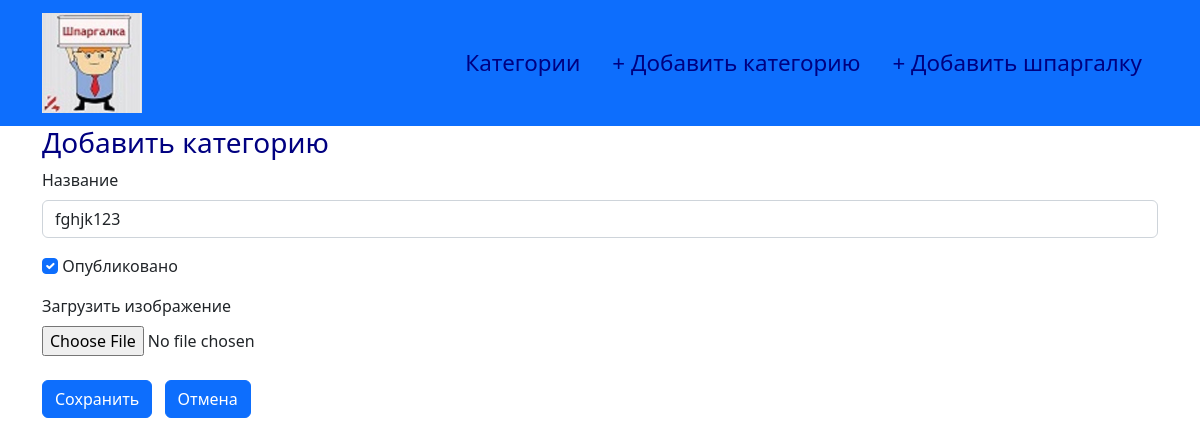
The app's page /cat/7/edit, older data.
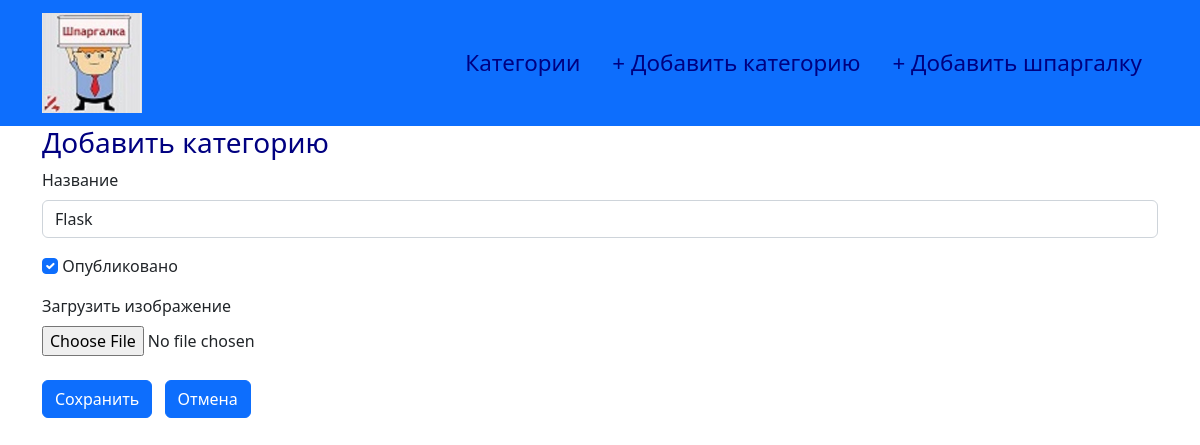
The same page, newer data.
### models.py (models this page shows, shortened)
class Category(db.Model):
    id = db.Column(db.Integer, primary_key=True)
    name = db.Column(db.String(50), unique=True)
    created_at = db.Column(db.DateTime, server_default=db.func.now())
    updated_at = db.Column(db.DateTime, server_default=db.func.now(), server_onupdate=db.func.now())
    is_published = db.Column(db.Boolean, default=True)
    logo = db.Column(db.String(200), default="default_picture.png")
    sheets = db.relationship('Sheet', backref='category', lazy='dynamic')

### routes.py (the view, shortened to what this page needs)
@app.route('/cat/<int:cat_id>/edit', methods=['GET', 'POST'])
def edit_cat(cat_id):
    res = Category.query.get(cat_id)
    form = CategoryForm(name=res.name, is_published=res.is_published)
    return render_template('add_cat.html', form=form)

### forms.py
class CategoryForm(FlaskForm):
    name = StringField('Название', validators=[DataRequired()])
    is_published = BooleanField('Опубликовано')
    logo = FileField('Загрузить изображение')
    submit = SubmitField('Сохранить')

### templates/add_cat.html (shortened to what this page needs)
{% extends "base.html" %}
{% block content %}
    <div class="container">
        <div class="col-12">
            <h3>Добавить категорию</h3>
            <form action="" method="post" enctype="multipart/form-data">
                <div class="mb-3">
                    {{ form.name.label(class_="form-label") }} <br> {{ form.name(class_="form-control") }}
                </div>
                <p>
                    {{ form.is_published(class_="form-check-input") }} {{ form.is_published.label(class_="form-check-label") }}
                </p>
                <p>
                    {{ form.logo.label(class_="form-label") }} <br> {{ form.logo() }}
                </p>
                <span>
                    {{ form.submit(class_="btn btn-primary") }}
                </span>
                <span><a class="btn btn-primary m-2" href="{{ url_for('index') }}">Отмена</a></span>
            </form>
        </div>
    </div>
{% endblock %}

Row changes from the older to the newer data that the page shows:
changed Category: name "fghjk123" → "Flask"
